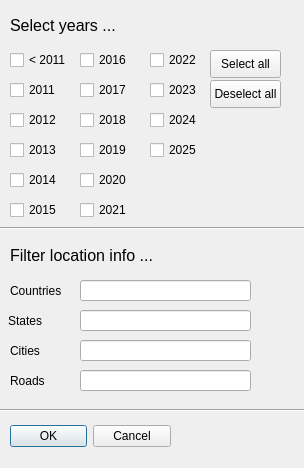
<?xml version="1.0" encoding="UTF-8"?>
<ui version="4.0">
 <class>Dialog</class>
 <widget class="QDialog" name="Dialog">
  <property name="geometry">
   <rect>
    <x>0</x>
    <y>0</y>
    <width>304</width>
    <height>468</height>
   </rect>
  </property>
  <property name="windowTitle">
   <string>Dialog</string>
  </property>
  <widget class="QDialogButtonBox" name="ok_cancel">
   <property name="geometry">
    <rect>
     <x>10</x>
     <y>420</y>
     <width>161</width>
     <height>32</height>
    </rect>
   </property>
   <property name="orientation">
    <enum>Qt::Horizontal</enum>
   </property>
   <property name="standardButtons">
    <set>QDialogButtonBox::Cancel|QDialogButtonBox::Ok</set>
   </property>
  </widget>
  <widget class="QCheckBox" name="cb_2010">
   <property name="geometry">
    <rect>
     <x>10</x>
     <y>50</y>
     <width>71</width>
     <height>20</height>
    </rect>
   </property>
   <property name="text">
    <string>&lt; 2011</string>
   </property>
  </widget>
  <widget class="QCheckBox" name="cb_2011">
   <property name="geometry">
    <rect>
     <x>10</x>
     <y>80</y>
     <width>71</width>
     <height>20</height>
    </rect>
   </property>
   <property name="text">
    <string>2011</string>
   </property>
  </widget>
  <widget class="QCheckBox" name="cb_2012">
   <property name="geometry">
    <rect>
     <x>10</x>
     <y>110</y>
     <width>71</width>
     <height>20</height>
    </rect>
   </property>
   <property name="text">
    <string>2012</string>
   </property>
  </widget>
  <widget class="QCheckBox" name="cb_2013">
   <property name="geometry">
    <rect>
     <x>10</x>
     <y>140</y>
     <width>71</width>
     <height>20</height>
    </rect>
   </property>
   <property name="text">
    <string>2013</string>
   </property>
  </widget>
  <widget class="QCheckBox" name="cb_2014">
   <property name="geometry">
    <rect>
     <x>10</x>
     <y>170</y>
     <width>71</width>
     <height>20</height>
    </rect>
   </property>
   <property name="text">
    <string>2014</string>
   </property>
  </widget>
  <widget class="QCheckBox" name="cb_2015">
   <property name="geometry">
    <rect>
     <x>10</x>
     <y>200</y>
     <width>71</width>
     <height>20</height>
    </rect>
   </property>
   <property name="text">
    <string>2015</string>
   </property>
  </widget>
  <widget class="QCheckBox" name="cb_2016">
   <property name="geometry">
    <rect>
     <x>80</x>
     <y>50</y>
     <width>71</width>
     <height>20</height>
    </rect>
   </property>
   <property name="text">
    <string>2016</string>
   </property>
  </widget>
  <widget class="QCheckBox" name="cb_2017">
   <property name="geometry">
    <rect>
     <x>80</x>
     <y>80</y>
     <width>71</width>
     <height>20</height>
    </rect>
   </property>
   <property name="text">
    <string>2017</string>
   </property>
  </widget>
  <widget class="QCheckBox" name="cb_2018">
   <property name="geometry">
    <rect>
     <x>80</x>
     <y>110</y>
     <width>71</width>
     <height>20</height>
    </rect>
   </property>
   <property name="text">
    <string>2018</string>
   </property>
  </widget>
  <widget class="QCheckBox" name="cb_2019">
   <property name="geometry">
    <rect>
     <x>80</x>
     <y>140</y>
     <width>71</width>
     <height>20</height>
    </rect>
   </property>
   <property name="text">
    <string>2019</string>
   </property>
  </widget>
  <widget class="QCheckBox" name="cb_2020">
   <property name="geometry">
    <rect>
     <x>80</x>
     <y>170</y>
     <width>71</width>
     <height>20</height>
    </rect>
   </property>
   <property name="text">
    <string>2020</string>
   </property>
  </widget>
  <widget class="QCheckBox" name="cb_2021">
   <property name="geometry">
    <rect>
     <x>80</x>
     <y>200</y>
     <width>71</width>
     <height>20</height>
    </rect>
   </property>
   <property name="text">
    <string>2021</string>
   </property>
  </widget>
  <widget class="QCheckBox" name="cb_2022">
   <property name="geometry">
    <rect>
     <x>150</x>
     <y>50</y>
     <width>71</width>
     <height>20</height>
    </rect>
   </property>
   <property name="text">
    <string>2022</string>
   </property>
  </widget>
  <widget class="QCheckBox" name="cb_2023">
   <property name="geometry">
    <rect>
     <x>150</x>
     <y>80</y>
     <width>71</width>
     <height>20</height>
    </rect>
   </property>
   <property name="text">
    <string>2023</string>
   </property>
  </widget>
  <widget class="QCheckBox" name="cb_2024">
   <property name="geometry">
    <rect>
     <x>150</x>
     <y>110</y>
     <width>71</width>
     <height>20</height>
    </rect>
   </property>
   <property name="text">
    <string>2024</string>
   </property>
  </widget>
  <widget class="QCheckBox" name="cb_2025">
   <property name="geometry">
    <rect>
     <x>150</x>
     <y>140</y>
     <width>71</width>
     <height>20</height>
    </rect>
   </property>
   <property name="text">
    <string>2025</string>
   </property>
  </widget>
  <widget class="QLabel" name="label_select_years">
   <property name="geometry">
    <rect>
     <x>10</x>
     <y>10</y>
     <width>131</width>
     <height>31</height>
    </rect>
   </property>
   <property name="text">
    <string>&lt;html&gt;&lt;head/&gt;&lt;body&gt;&lt;p&gt;&lt;span style=&quot; font-size:12pt;&quot;&gt;Select years ...&lt;/span&gt;&lt;/p&gt;&lt;/body&gt;&lt;/html&gt;</string>
   </property>
  </widget>
  <widget class="QPushButton" name="pb_deselect_all">
   <property name="geometry">
    <rect>
     <x>210</x>
     <y>80</y>
     <width>71</width>
     <height>28</height>
    </rect>
   </property>
   <property name="text">
    <string>Deselect all</string>
   </property>
  </widget>
  <widget class="QPushButton" name="pb_select_all">
   <property name="geometry">
    <rect>
     <x>210</x>
     <y>50</y>
     <width>71</width>
     <height>28</height>
    </rect>
   </property>
   <property name="text">
    <string>Select all</string>
   </property>
  </widget>
  <widget class="QLabel" name="label_filter_location_info">
   <property name="geometry">
    <rect>
     <x>10</x>
     <y>240</y>
     <width>151</width>
     <height>31</height>
    </rect>
   </property>
   <property name="text">
    <string>&lt;html&gt;&lt;head/&gt;&lt;body&gt;&lt;p&gt;&lt;span style=&quot; font-size:12pt;&quot;&gt;Filter location info ...&lt;/span&gt;&lt;/p&gt;&lt;/body&gt;&lt;/html&gt;</string>
   </property>
  </widget>
  <widget class="QLineEdit" name="le_countries">
   <property name="geometry">
    <rect>
     <x>80</x>
     <y>280</y>
     <width>171</width>
     <height>21</height>
    </rect>
   </property>
  </widget>
  <widget class="Line" name="line_1">
   <property name="geometry">
    <rect>
     <x>0</x>
     <y>220</y>
     <width>321</width>
     <height>16</height>
    </rect>
   </property>
   <property name="orientation">
    <enum>Qt::Horizontal</enum>
   </property>
  </widget>
  <widget class="Line" name="line_2">
   <property name="geometry">
    <rect>
     <x>-10</x>
     <y>400</y>
     <width>321</width>
     <height>20</height>
    </rect>
   </property>
   <property name="orientation">
    <enum>Qt::Horizontal</enum>
   </property>
  </widget>
  <widget class="QLabel" name="label_countries">
   <property name="geometry">
    <rect>
     <x>10</x>
     <y>280</y>
     <width>71</width>
     <height>21</height>
    </rect>
   </property>
   <property name="text">
    <string>Countries</string>
   </property>
  </widget>
  <widget class="QLabel" name="label_states">
   <property name="geometry">
    <rect>
     <x>8</x>
     <y>310</y>
     <width>71</width>
     <height>21</height>
    </rect>
   </property>
   <property name="text">
    <string>States</string>
   </property>
  </widget>
  <widget class="QLineEdit" name="le_states">
   <property name="geometry">
    <rect>
     <x>80</x>
     <y>310</y>
     <width>171</width>
     <height>21</height>
    </rect>
   </property>
  </widget>
  <widget class="QLineEdit" name="le_cities">
   <property name="geometry">
    <rect>
     <x>80</x>
     <y>340</y>
     <width>171</width>
     <height>21</height>
    </rect>
   </property>
   <property name="text">
    <string/>
   </property>
  </widget>
  <widget class="QLabel" name="label_cities">
   <property name="geometry">
    <rect>
     <x>10</x>
     <y>340</y>
     <width>71</width>
     <height>21</height>
    </rect>
   </property>
   <property name="text">
    <string>Cities</string>
   </property>
  </widget>
  <widget class="QLineEdit" name="le_roads">
   <property name="geometry">
    <rect>
     <x>80</x>
     <y>370</y>
     <width>171</width>
     <height>21</height>
    </rect>
   </property>
   <property name="text">
    <string/>
   </property>
  </widget>
  <widget class="QLabel" name="label_roads">
   <property name="geometry">
    <rect>
     <x>10</x>
     <y>370</y>
     <width>71</width>
     <height>21</height>
    </rect>
   </property>
   <property name="text">
    <string>Roads</string>
   </property>
  </widget>
 </widget>
 <resources/>
 <connections>
  <connection>
   <sender>ok_cancel</sender>
   <signal>accepted()</signal>
   <receiver>Dialog</receiver>
   <slot>accept()</slot>
   <hints>
    <hint type="sourcelabel">
     <x>248</x>
     <y>254</y>
    </hint>
    <hint type="destinationlabel">
     <x>157</x>
     <y>274</y>
    </hint>
   </hints>
  </connection>
  <connection>
   <sender>ok_cancel</sender>
   <signal>rejected()</signal>
   <receiver>Dialog</receiver>
   <slot>reject()</slot>
   <hints>
    <hint type="sourcelabel">
     <x>316</x>
     <y>260</y>
    </hint>
    <hint type="destinationlabel">
     <x>286</x>
     <y>274</y>
    </hint>
   </hints>
  </connection>
 </connections>
</ui>
